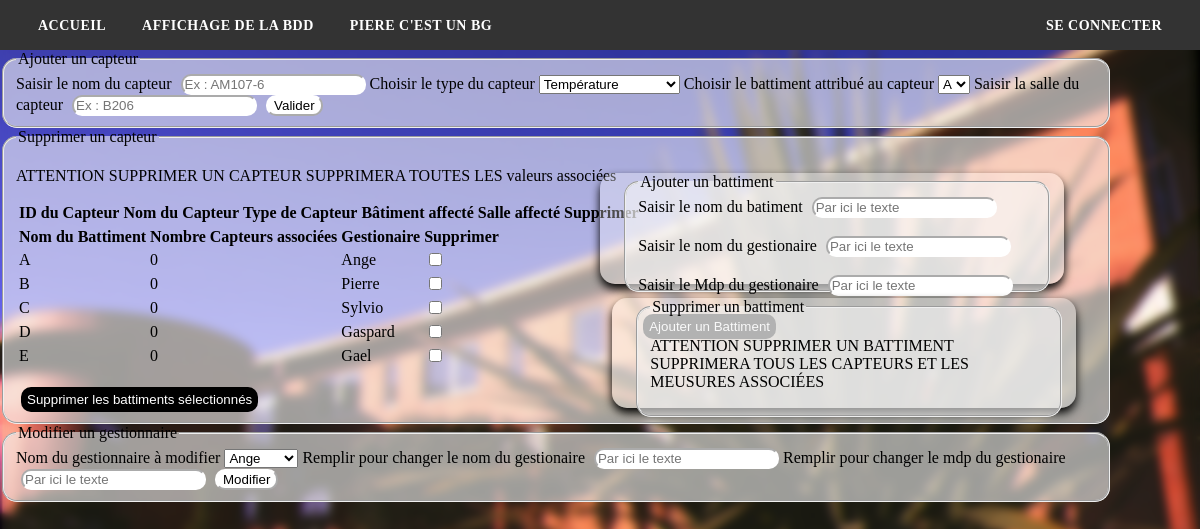
The app's page /admin.php with its own data.
### tables this page shows
CREATE TABLE `batiment` (
  `id_batiment` int(1) NOT NULL,
  `nom_bat` varchar(20) NOT NULL,
  `login_gest` varchar(50) NOT NULL,
  `mdp_gest` varchar(50) NOT NULL
);

### admin.php (the view, shortened to what this page needs)
<!DOCTYPE html>
<html lang="en">
<head>
    <link rel="stylesheet" href="styles/admin.css">
</head>
<body>
    <?php require('header.php');?>
    <fieldset>
        <legend>Ajouter un capteur</legend>
        <form method="POST" action="script_admin.php">
            <label for="nom_capteur">Saisir le nom du capteur</label>
            <input type="texte" name="nom_capteur" placeholder="Ex : AM107-6" required>
            <label for="type_capteur">Choisir le type du capteur</label>
            <select name="type_capteur" required>
                <option value="temperature">Température</option>
            </select>
            <label for="nom_bat">Choisir le battiment attribué au capteur</label>
            <select name="nom_bat" required>
            <?php
                require('connexion_bdd.php');
                $requeteBattiment = mysqli_query($connexion, "SELECT nom_bat, id_batiment FROM batiment");
                while ($ligne = mysqli_fetch_assoc($requeteBattiment)) {
                    $nomBatiment = $ligne['nom_bat'];
                    $idBatiment = $ligne['id_batiment'];
                    echo '<option value="' . $idBatiment . '">' . $nomBatiment . '</option>';
                }
            ?>
            </select>
            <label for="salle_capteur">Saisir la salle du capteur</label>
            <input type="texte" name="salle_capteur" placeholder="Ex : B206" required>
            <input type="submit" name="submit_ajouter_capteur" value="Valider">
        </form>
    </fieldset>
    <fieldset>
        <legend>Supprimer un capteur</legend>
            <p>ATTENTION SUPPRIMER UN CAPTEUR SUPPRIMERA TOUTES LES valeurs associées</p>
    <form method="POST" action="script_admin.php">
  <table>
    <tr>
      <th>ID du Capteur</th>
      <th>Nom du Capteur</th>
      <th>Type de Capteur</th>
      <th>Bâtiment affecté</th>
      <th>Salle affecté</th>
      <th>Supprimer</th>
    </tr>
    <div class="add_b">
        <fieldset>
            <legend>Ajouter un battiment</legend>
        <form method="POST" action="script_admin.php">
            <label for="nom_bat">Saisir le nom du batiment</label>
            <input type="texte" name="nom_bat" placeholder="Par ici le texte" required></br></br>
            <label for="login_gest">Saisir le nom du gestionaire</label>
            <input type="texte" name="login_gest" placeholder="Par ici le texte" required></br></br>
            <label for="mdp_gest">Saisir le Mdp du gestionaire</label>
            <input type="password" name="mdp_gest" placeholder="Par ici le texte" required></br></br>
            <input class="bu" type="submit" name="submit_ajouter_battiment" value="Ajouter un Battiment">
        </form>
        </fieldset>
    </div>
    <div class="del_b">
    <fieldset>
        <legend>Supprimer un battiment</legend>
            <p>ATTENTION SUPPRIMER UN BATTIMENT SUPPRIMERA TOUS LES CAPTEURS ET LES MEUSURES ASSOCIÉES </p>
    <form method="POST" action="script_admin.php">
  <table>
    <tr>
      <th>Nom du Battiment</th>
      <th>Nombre Capteurs associées</th>
      <th>Gestionaire</th>
      <th>Supprimer</th>
    </tr>
<?php
    require('connexion_bdd.php');
    $sql = "SELECT batt.nom_bat AS nom_batiment, batt.login_gest, COUNT(capteur.id_capteur) AS nombre_capteurs, batt.id_batiment
            FROM batiment batt
            LEFT JOIN capteur capteur ON batt.id_batiment = capteur.id_batiment
            GROUP BY batt.id_batiment";
    $ToutLesBattiments = mysqli_query($connexion, $sql);
    while ($ligne = mysqli_fetch_assoc($ToutLesBattiments)) {
        $id_batiment = $ligne['id_batiment'];
        $nomBatiment = $ligne['nom_batiment'];
        $nombreCapteurs = $ligne['nombre_capteurs'];
        $getionnaire = $ligne['login_gest'];
        echo "<tr>";
        echo "<td>" . $nomBatiment . "</td>";
        echo "<td>" . $nombreCapteurs . "</td>";
        echo "<td>" . $getionnaire . "</td>";
        echo "<td><input type='checkbox' name='batiment[]' value='" . $id_batiment . "'></td>";
        echo "</tr>";
    }
?>
    </table></br>
   <input class="bu" type="submit" name="submit_supprimer_batt" value="Supprimer les battiments sélectionnés">
</form>
</fieldset>
<fieldset>
    <legend>Modifier un gestionnaire</legend>
    <form method="POST" action="script_admin.php">
    <label for="id_bat">Nom du gestionnaire à modifier</label>
        <select name="id_bat" required>
        <?php
            require('connexion_bdd.php');
            $sqlgestionnaire = mysqli_query($connexion, "SELECT login_gest, id_batiment FROM batiment");
            while ($ligne = mysqli_fetch_assoc($sqlgestionnaire)) {
                $login_gest = $ligne['login_gest'];
                $idBatiment = $ligne['id_batiment'];
                echo '<option value="' . $idBatiment . '">' . $login_gest . '</option>';
            }
        ?>
        </select>
        <label for="change_login_gest">Remplir pour changer le nom du gestionaire</label>
        <input type="texte" name="change_login_gest" placeholder="Par ici le texte">
        <label for="change_mdp_gest">Remplir pour changer le mdp du gestionaire</label>
        <input type="password" name="change_mdp_gest" placeholder="Par ici le texte">
        <input type="submit" name="submit_change_gestionnaire" value="Modifier">
    </form>
</fieldset>
</body>
</html>

### header.php (shortened to what this page needs)
<nav>
	<ul>
		<li><a href="index.php">Accueil</a></li>
		<li><a href="affiche_base.php">Affichage de la BDD</a></li>
		<li><a href="#">Piere C'est un BG</a></li>
		<?php
		if (isset($_SESSION['loggedin']) && $_SESSION['loggedin'] == true) {
			echo '<li class="allign_right"><a href="admin.php">Administration</a></li>';
			echo '
			<li class="dropdown" >
			  <a href="#" class="dropbtn">' . $_SESSION['user'] . '</a>
			  <ul class="dropdown-content">
				<li><a href="logout.php">Déconnexion</a></li>
			  </ul>
			</li>';
		} else {
			echo '<li class="allign_right"><a href="sign-in.php">Se connecter</a></li>';
		}
		?>
	</ul>
</nav>

### styles/admin.css (style rules this page uses)
body { backdrop-filter: blur(5px); background-image: url("../images/bg_a.png"); background-repeat: no-repeat; background-size: 100%; padding-bottom: 5%; }
fieldset { position: relative; height: 90%; width: 90%; border-radius: 15px; background-color: rgba(245, 245, 245, 0.6); }
body .add_b { position: absolute; width: 40%; height: 40%; background-color: rgba(255, 255, 255, 0.3); top: 10%; left: 54%; padding-left: 2%; border-radius: 15px; box-shadow: 0 5px 10px black; }
body .del_b { position: absolute; width: 40%; height: 40%; background-color: rgba(255, 255, 255, 0.3); top: 55%; margin-left: 54%; padding-left: 2%; border-radius: 15px; box-shadow: 0 5px 10px black; }
form input { border-radius: 10px; background-color: white; border-color: white; margin-left: 5px; }
form .bu { background-color: black; color: white; height: 25px; border: 0px; }

### styles/style.css (style rules this page uses)
body { margin: 0; padding: 0; }
nav { background-color: #333; height: 50px; display: flex; align-items: center; justify-content: space-between; padding: 0 20px; }
nav ul { margin: 0; padding: 0; list-style: none; display: flex; align-items: center; width: 100%; }
nav li { margin : 0px 10px; }
.allign_right { margin-left: auto; }
nav a { color: #fff; text-decoration: none; font-size: 18px; font-weight: bold; text-transform: uppercase; letter-spacing: 1px; padding: 5px 10px; transition: all 0.3s ease; }
nav a:last-child { font-size: 14px; letter-spacing: 0.5px; padding: 3px 8px; }

### records on screen
batiment: nom_bat "A", nombreCapteurs "0", login_gest "Ange"
batiment: nom_bat "B", nombreCapteurs "0", login_gest "Pierre"
batiment: nom_bat "C", nombreCapteurs "0", login_gest "Sylvio"
batiment: nom_bat "D", nombreCapteurs "0", login_gest "Gaspard"
batiment: nom_bat "E", nombreCapteurs "0", login_gest "Gael"

### other values on screen
form field nom_bat "A"
form field id_bat "Ange"
